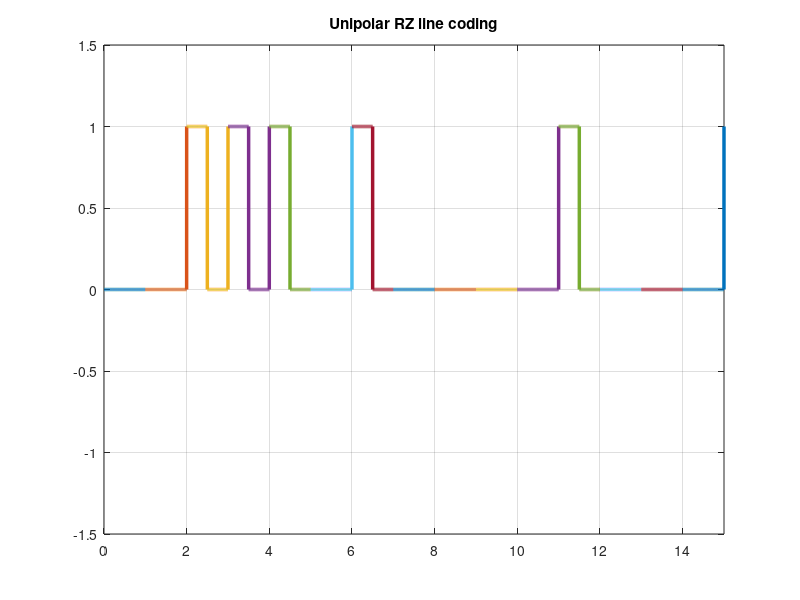

The MATLAB source for this figure:
X=[0 0 1 1 1 0 1 0 0 0 0 1 0 0 0];

% Unipolar  return to zero line coding
% Arguments:
%           X - binary input vector
% Returns:
%          Unipolar RZ line coding plot

n = 1;
L = length(X);
X(L+1) = 1;

while n<=length(X)-1
    t = n-1:0.001:n;
    if X(n) == 0
        if X(n+1) == 0
            y = (t>n);
        else
            y = (t==n);
        end
        plot(t, y, 'LineWidth', 2.5)
        title('Unipolar RZ line coding')
        grid on
        hold on
        axis([0 length(X)-1 -1.5 1.5]);
    else
        if X(n+1) == 0
            y = (t < n-0.5);
        else
            y = (t < n-0.5) + 1*(t == n);
        end
        plot(t, y, 'LineWidth', 2.5)
        title('Unipolar RZ line coding')
        grid on
        hold on
        axis([0 length(X)-1 -1.5 1.5]);
    end
    n = n+1;
end
